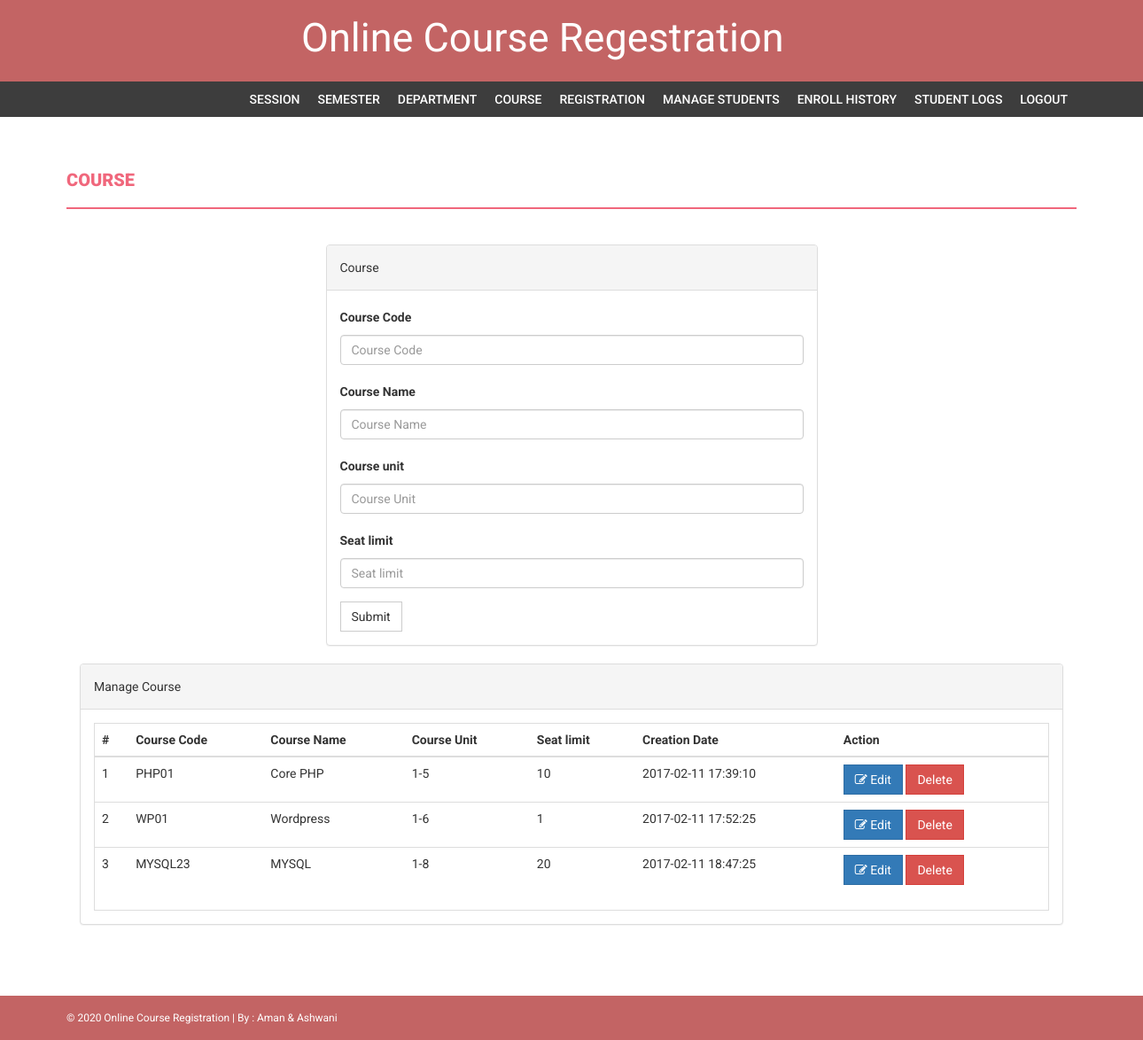
Page /admin/course.php (signed in) on the committed database.
### tables this page shows
CREATE TABLE `course` (
  `id` int(11) NOT NULL,
  `courseCode` varchar(255) DEFAULT NULL,
  `courseName` varchar(255) DEFAULT NULL,
  `courseUnit` varchar(255) DEFAULT NULL,
  `noofSeats` int(11) DEFAULT NULL,
  `creationDate` timestamp NULL DEFAULT CURRENT_TIMESTAMP,
  `updationDate` varchar(255) DEFAULT NULL
);

### admin/course.php (the view, shortened to what this page needs)
<?php
if(strlen($_SESSION['alogin'])==0)
    {
header('location:index.php');
}
else{
?>
<!DOCTYPE html>
<html xmlns="http://www.w3.org/1999/xhtml">
<head>
    <link href="assets/css/bootstrap.css" rel="stylesheet" />
    <link href="assets/css/font-awesome.css" rel="stylesheet" />
    <link href="assets/css/style.css" rel="stylesheet" />
</head>
<body>
<?php include('includes/header.php');?>
<?php if($_SESSION['alogin']!="")
{
 include('includes/menubar.php');
}
 ?>
    <div class="content-wrapper">
        <div class="container">
              <div class="row">
                    <div class="col-md-12">
                        <h1 class="page-head-line">Course  </h1>
                    </div>
                </div>
                <div class="row" >
                  <div class="col-md-3"></div>
                    <div class="col-md-6">
                        <div class="panel panel-default">
                        <div class="panel-heading">
                           Course
                        </div>
                        <div class="panel-body">
                       <form name="dept" method="post">
   <div class="form-group">
    <label for="coursecode">Course Code  </label>
    <input type="text" class="form-control" id="coursecode" name="coursecode" placeholder="Course Code" required />
  </div>
 <div class="form-group">
    <label for="coursename">Course Name  </label>
    <input type="text" class="form-control" id="coursename" name="coursename" placeholder="Course Name" required />
  </div>
<div class="form-group">
    <label for="courseunit">Course unit  </label>
    <input type="text" class="form-control" id="courseunit" name="courseunit" placeholder="Course Unit" required />
  </div>
<div class="form-group">
    <label for="seatlimit">Seat limit  </label>
    <input type="text" class="form-control" id="seatlimit" name="seatlimit" placeholder="Seat limit" required />
  </div>
 <button type="submit" name="submit" class="btn btn-default">Submit</button>
</form>
                            </div>
                            </div>
                    </div>
                </div>
                <div class="col-md-12">
                    <div class="panel panel-default">
                        <div class="panel-heading">
                            Manage Course
                        </div>
                        <div class="panel-body">
                            <div class="table-responsive table-bordered">
                                <table class="table">
                                    <thead>
                                        <tr>
                                            <th>#</th>
                                            <th>Course Code</th>
                                            <th>Course Name </th>
                                            <th>Course Unit</th>
                                            <th>Seat limit</th>
                                             <th>Creation Date</th>
                                             <th>Action</th>
                                        </tr>
                                    </thead>
                                    <tbody>
<?php
$sql=mysqli_query($con,"select * from course");
$cnt=1;
while($row=mysqli_fetch_array($sql))
{
?>
                                        <tr>
                                            <td><?php echo $cnt;?></td>
                                            <td><?php echo htmlentities($row['courseCode']);?></td>
                                            <td><?php echo htmlentities($row['courseName']);?></td>
                                            <td><?php echo htmlentities($row['courseUnit']);?></td>
                                             <td><?php echo htmlentities($row['noofSeats']);?></td>
                                            <td><?php echo htmlentities($row['creationDate']);?></td>
                                            <td>
                                            <a href="edit-course.php?id=<?php echo $row['id']?>">
<button class="btn btn-primary"><i class="fa fa-edit "></i> Edit</button> </a>
  <a href="course.php?id=<?php echo $row['id']?>&del=delete" onClick="return confirm('Are you sure you want to delete?')">
                                            <button class="btn btn-danger">Delete</button>
</a>
                                            </td>
                                        </tr>
<?php
$cnt++;
} ?>
                                    </tbody>
                                </table>
                            </div>
                        </div>
                    </div>
                </div>
            </div>
        </div>
  <?php include('includes/footer.php');?>
</body>
</html>
<?php } ?>

### admin/assets/css/style.css (style rules this page uses)
body { font-family: 'Roboto', sans-serif; line-height: 30px; }
.content-wrapper { margin-top: 40px; min-height: 600px; padding-bottom: 60px; }
.page-head-line { font-weight: 900; padding-bottom: 20px; border-bottom: 2px solid #F0677C; text-transform: uppercase; color: #F0677C; font-size: 20px; margin-bottom: 40px; }
.btn { border-radius: 0px; -webkit-border-radius: 0px; -moz-border-radius: 0px; }

### rows in the picture
course: courseCode "PHP01", courseName "Core PHP", courseUnit "1-5", noofSeats "10", creationDate "2017-02-11 17:39:10"
course: courseCode "WP01", courseName "Wordpress", courseUnit "1-6", noofSeats "1", creationDate "2017-02-11 17:52:25"
course: courseCode "MYSQL23", courseName "MYSQL", courseUnit "1-8", noofSeats "20", creationDate "2017-02-11 18:47:25"
